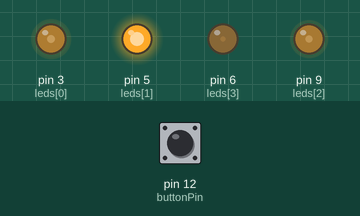
Recording of a sketch running on a simulated Arduino Uno, built with avr-gcc and run on an emulated ATmega328P. On the bench: output pins drawn as LEDs (lit = HIGH). Inputs (shaded band) come from the test bench; at power-on: pin 12 (buttonPin) LOW.

Above: at 1.2 s.
1.3 s: pin 12 (buttonPin) pulled HIGH for 0.15 s
At 2.2 s:
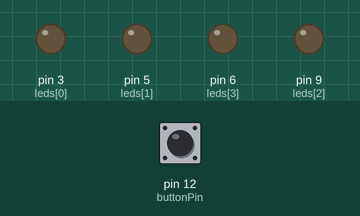
2.9 s: pin 12 (buttonPin) pulled HIGH for 1 s
At 3.7 s:
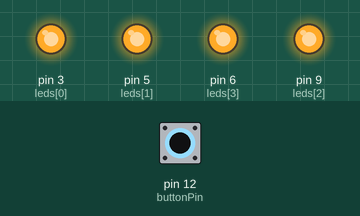
6.3 s: pin 12 (buttonPin) pulled HIGH for 3.2 s
11.0 s: pin 12 (buttonPin) pulled HIGH for 0.15 s
At 11.45 s:
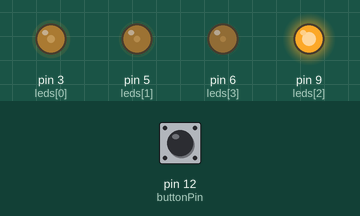
17.1 s: pin 12 (buttonPin) pulsed HIGH 2 times (0.12 s each, 0.3 s apart)
Timing chart, 0 to 37.8 s (numbered marks = the images above; inputs shaded):
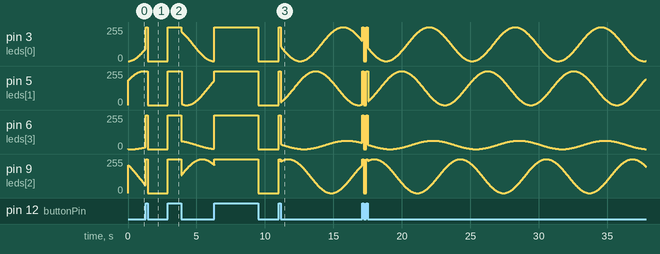

The sketch:

christmas.ino
```cpp
#define COUNT 4

const int buttonPin = 12;    // the number of the pushbutton pin
const int leds[COUNT] = { 3, 5, 9, 6 };      // the number of the LED pin

bool on = true;
int buttonState;             // the current reading from the input pin
int lastButtonState = LOW;   // the previous reading from the input pin

// the following variables are long's because the time, measured in miliseconds,
// will quickly become a bigger number than can be stored in an int.
long lastDebounceTime = 0;  // the last time the output pin was toggled
long debounceDelay = 50;    // the debounce time; increase if the output flickers

void setup() {
  pinMode(buttonPin, INPUT);

  // set initial LED state
  for (int i = 0; i < COUNT; i++) {
    pinMode(leds[i], OUTPUT);
    analogWrite(leds[i], LOW);
  }
}

void loop() {
  // read the state of the switch into a local variable:
  int reading = digitalRead(buttonPin);

  // check to see if you just pressed the button
  // (i.e. the input went from LOW to HIGH),  and you've waited
  // long enough since the last press to ignore any noise:

  // If the switch changed, due to noise or pressing:
  if (reading != lastButtonState) {
    // reset the debouncing timer
    lastDebounceTime = millis();
  }

  if ((millis() - lastDebounceTime) > debounceDelay) {
    // whatever the reading is at, it's been there for longer
    // than the debounce delay, so take it as the actual current state:

    // if the button state has changed:
    if (reading != buttonState) {
      buttonState = reading;

      // only toggle the LED if the new button state is HIGH
      if (buttonState == HIGH) {
        on = !on;

        if (!on) {
          for (int i = 0; i < COUNT; i++) {
            digitalWrite(leds[i], LOW);
          }
        }
      }
    }
  }

  // set the LED:
  if (reading == HIGH) {
    for (int i = 0; i < COUNT; i++) {
      analogWrite(leds[i], 255);
    }
  } else if (on) {
//    float speed = (200.0+1800.0*pow(sin(millis()/5000.0),2));
    float speed = 2000.0;
    for (int i = 0; i < COUNT; i++) {
      int factor = 255;
      if (i == 3) {
        factor = 64;
      }
      analogWrite(leds[i], factor*pow(sin(  millis()/speed  +i),2));
    }
  } else {
    for (int i = 0; i < COUNT; i++) {
      digitalWrite(leds[i], LOW);
    }
  }

  // save the reading.  Next time through the loop,
  // it'll be the lastButtonState:
  lastButtonState = reading;
}
```
